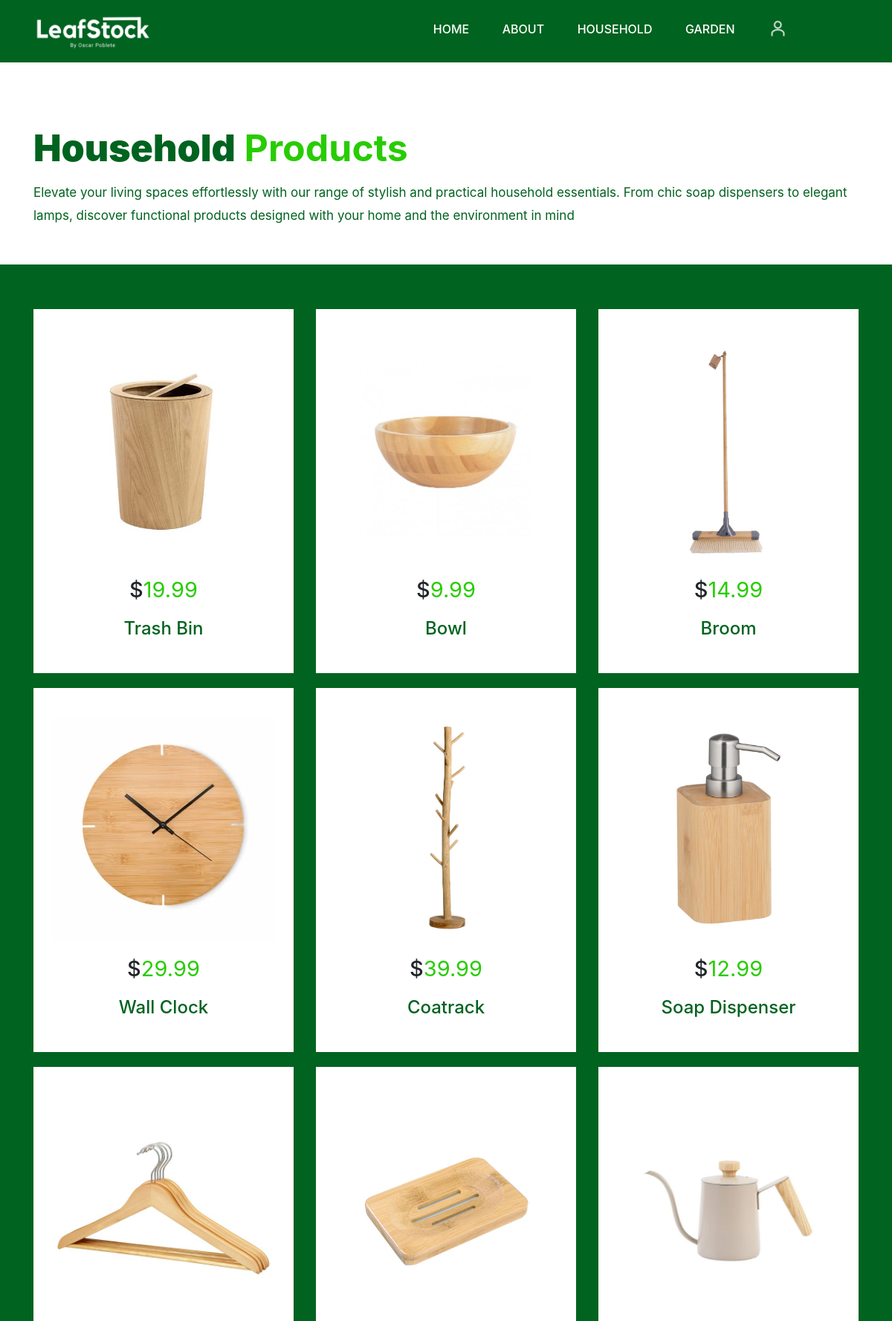
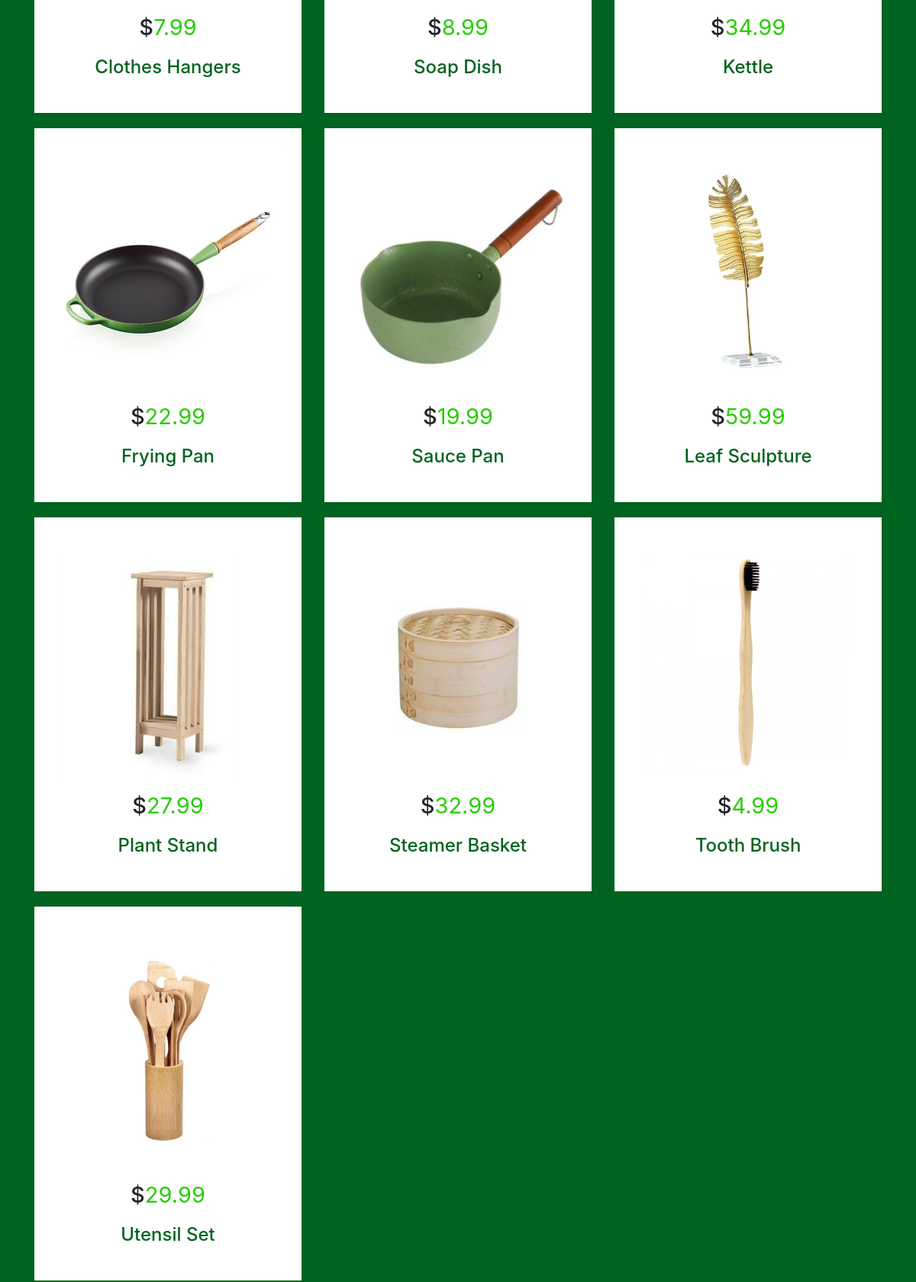
The page /php/household.php (upper part) on the database its author committed (2 pictures, top to bottom).
### tables this page shows
CREATE TABLE products (
    product_id INT AUTO_INCREMENT PRIMARY KEY,
    name VARCHAR(255) NOT NULL,
    description TEXT,
    photo VARCHAR(255),
    price DECIMAL(10, 2) NOT NULL,
    quantity INT NOT NULL,
    manufacturer VARCHAR(255),
    origin VARCHAR(255),
    category_id INT,
    FOREIGN KEY (category_id) REFERENCES categories(category_id)
);

### php/household.php (the view, shortened to what this page needs)
<?php
$servername = "localhost";
$username = "root";
$password = "";
$dbname = "leafstock";
$conn = new mysqli($servername, $username, $password, $dbname);
$sql = "SELECT * FROM products WHERE products.category_id = 1";
$result = $conn->query($sql);
?>
<!DOCTYPE html>
<html lang="en">
<head>
    <link rel="stylesheet" href="../css/style.css">
    <link rel="stylesheet" href="../css/bootstrap.min.css">
    <link rel="stylesheet" href="../css/responsive.css">
    <link rel="stylesheet" href="../css/jquery.mCustomScrollbar.min.css">
    <link rel="stylesheet" href="https://netdna.bootstrapcdn.com/font-awesome/4.0.3/css/font-awesome.css">
</head>
<body class="main-layout product_page">
    <header class="section">
        <div class="header_main">
            <div class="container">
                <div class="row">
                    <div class="col-xl-2 col-lg-2 col-md-2 col-sm-2 col logo_section">
                        <div class="full">
                            <div class="center-desk">
                                <div class="logo"> <a href="../index.php"><img src="../images/assets/leaf_logo.png" alt="#"></a> </div>
                            </div>
                        </div>
                    </div>
                    <div class="col-xl-9 col-lg-9 col-md-9 col-sm-9">
                        <div class="menu-area">
                            <div class="limit-box">
                                <nav class="main-menu">
                                    <ul class="menu-area-main">
                                        <li> <a href="../index.php">Home</a> </li>
                                        <li> <a href="about.php">About</a> </li>
                                        <li><a href="household.php">Household</a></li>
                                        <li><a href="garden.php">Garden</a></li>
                                 <?php
                                    if (isset($_SESSION['user_id'])) {
                                        echo '<li class="last"><a href="account.php"><img src="../images/assets/account_icon.png" alt="icon"/></li>';
                                        if ($admin == 1) {
                                            echo '<li class="last"><a href="manage_store.php"><img src="../images/assets/store_icon.png" alt="icon"/></li>';
                                        } else {
                                            echo '<li class="last"><a href="shopping_cart.php"><img src="../images/assets/cart_icon.png" alt="icon"/><span class="badge badge-pill badge-danger">' . $item_count . '</span></li>';
                                        }
                                        echo '<li class="last"><a href="logout.php"><img src="../images/assets/exit_icon.png" alt="icon" /></a></li>';
                                    } else {
                                        echo '<li class= "last"><a href="login.php"><img src="../images/assets/account_icon.png" alt="icon"/></a></li>';
                                    }
                                    ?>
                                    </ul>
                                </nav>
                            </div>
                        </div>
                    </div>
                </div>
            </div>
        </div>
    </header>
    <div id="household" class="section product">
        <div class="container">
            <div class="row">
                <div class="col-md-12 ">
                    <div class="titlepage">
                        <h2><strong class="black"> Household</strong> Products</h2>
                        <span class="featured-text">Elevate your living spaces effortlessly with our range of stylish and practical household essentials.
                              From chic soap dispensers to elegant lamps, discover functional products designed with your home and the environment in mind</span>
                    </div>
                </div>
            </div>
        </div>
    </div>
    <div class="shop_main section ">
    <div class="container">
        <div class="row">
            <?php
            while ($row = $result->fetch_assoc()) {
                echo '<div class="col-xl-4 col-lg-4 col-md-6 col-sm-12">';
                echo '<div class="store_product" data-toggle="modal" data-target="#modal' . $row["product_id"] . '">';
                echo '<figure><img src="../' . $row["photo"] . '" alt="img"/></figure>';
                echo '<h3>$<strong class="price_text">' . $row["price"] . '</strong></h3>';
                echo '<h4>' . $row["name"] . '</h4>';
                echo '</div>';
                echo '</div>';
            }
            ?>
         </div>
       </div>
   </div>
</body>
</html>

### css/style.css (style rules this page uses)
* { box-sizing: border-box !important; transition: ease all 0.5s; }
html { scroll-behavior: smooth; height: 100%; }
body { color: #666666; font-size: 14px; font-family: poppins; line-height: 1.80857; font-weight: normal; overflow-x: hidden; }
a { color: #00631f; text-decoration: none !important; outline: none !important; -webkit-transition: all .3s ease-in-out; -moz-transition: all .3s ease-in-out; -ms-transition: all .3s ease-in-out; -o-transition: all .3s ease-in-out; transition: all .3s ease-in-out; }
h1, h2, h3, h4, h5, h6 { letter-spacing: 0; font-weight: normal; position: relative; padding: 0 0 10px 0; font-weight: normal; line-height: normal; color: #00631f; margin: 0 }
h2 { font-size: 22px }
h3 { font-size: 18px }
h4 { font-size: 16px }
*, *::after, *::before { -webkit-box-sizing: border-box; -moz-box-sizing: border-box; box-sizing: border-box; }
ul, li, ol { margin: 0px; padding: 0px; list-style: none; }
a { color: #00631f; text-decoration: none; outline: none !important; }
a, .btn { text-decoration: none !important; outline: none !important; -webkit-transition: all .3s ease-in-out; -moz-transition: all .3s ease-in-out; -ms-transition: all .3s ease-in-out; -o-transition: all .3s ease-in-out; transition: all .3s ease-in-out; }
img { max-width: 100%; height: auto; }
.full { float: left; width: 100%; }
.full { width: 100%; float: left; margin: 0; padding: 0; }
.logo { float: left; position: relative; }
nav.main-menu { float: right; margin-left: 0; }
.main-menu { text-align: center; }
.main-menu ul { margin: 0; list-style-type: none; margin-bottom: 10px; }
.main-menu ul>li { display: inline-block; position: relative; }
.main-menu ul>li a { line-height: 20px; font-size: 16px; display: block; font-weight: 500; color: #ffffff; padding: 22px 20px; text-transform: uppercase; }
.main-menu ul li:last-child a { padding-right: 0; }
.main-menu ul li:first-child { margin-left: 0; }
.main-menu ul>li { position: inherit; display: inline-block; vertical-align: middle; }
.titlepage { padding-bottom: 50px; }
.titlepage h2 { padding: 0px 0px 0px 0px; font-size: 50px; font-weight: bold; color: #28cc03; line-height: 50px; position: relative; margin-bottom: 20px; }
.titlepage span { color: #00631f; font-size: 17px; line-height: 31px; display: block; font-weight: normal; }
.featured-text { font-weight: bold; color: #28cc03; }
.shop_main { width: 100%; float: left; background-color: #00631f; height: auto; padding: 60px 0px; }
body { display: flex; min-height: 100vh; flex-direction: column; }
.store_product { padding: 40px 20px; background: #fff; text-align: center; }
.price_text { font-size: 20px; color: #28cc03; }
.store_product figure { margin:0; }
.store_product figure img { height: 300px; }
.store_product h3 { font-size: 29px; line-height: 25px; padding-top: 25px; }
.store_product h4 { color: #00631f; font-size: 24px; line-height: 24px; padding: 10px 0px 0px 0px; }
.price_text { text-align: center; font-size: 29px; color: #28cc03; padding-top: 25px; line-height: 25px; font-weight:normal; }
.section { float: left; width: 100%; }
.header_main { width: 100%; float: left; background-color: #00631f; padding-top: 20px; }
.product { padding-top: 90px; }
.product .titlepage h2 { color: #28cc03; }
.black { color: #00631f; }
.product_page .shop_main { margin-bottom: 30px; }
.main-menu ul > li a { padding-top: 5px; }
.store_product { margin-bottom: 20px; }

### rows shown on the page
products: photo (picture), price "19.99", name "Trash Bin"
products: photo (picture), price "9.99", name "Bowl"
products: photo (picture), price "14.99", name "Broom"
products: photo (picture), price "29.99", name "Wall Clock"
products: photo (picture), price "39.99", name "Coatrack"
products: photo (picture), price "12.99", name "Soap Dispenser"
products: photo (picture), price "7.99", name "Clothes Hangers"
products: photo (picture), price "8.99", name "Soap Dish"
products: photo (picture), price "34.99", name "Kettle"
products: photo (picture), price "22.99", name "Frying Pan"
products: photo (picture), price "19.99", name "Sauce Pan"
products: photo (picture), price "59.99", name "Leaf Sculpture"
products: photo (picture), price "27.99", name "Plant Stand"
products: photo (picture), price "32.99", name "Steamer Basket"
products: photo (picture), price "4.99", name "Tooth Brush"
products: photo (picture), price "29.99", name "Utensil Set"
